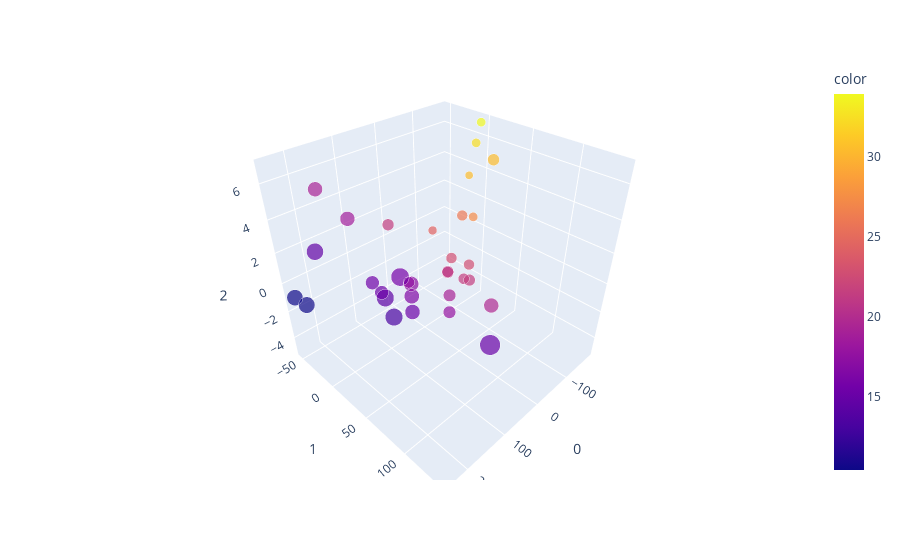

Write notebook code for a chart like this one.
### Code cell
import plotly.express as px
from sklearn.decomposition import PCA

X = df

pca = PCA(n_components=3)
components = pca.fit_transform(X)

total_var = pca.explained_variance_ratio_.sum() * 100

fig = px.scatter_3d(
    components, x=0, y=1, z=2, color=df['mpg'], size=df['mpg'])
fig.show()

### Figure 1 — Plotly figure (JSON) as saved in the notebook; plotly's stock layout.template omitted (floating-point values rounded to 4 significant figures)
{"data": [{"hovertemplate": "0=%{x}<br>1=%{y}<br>2=%{z}<br>size=%{marker.size}<br>color=%{marker.color}<extra></extra>", "legendgroup": "", "marker": {"color": [21, 21, 22.8, 21.4, 18.7, 18.1, 14.3, 24.4, 22.8, 19.2, 17.8, 16.4, 17.3, 15.2, 10.4, 10.4, 14.7, 32.4, 30.4, 33.9, 21.5, 15.5, 15.2, 13.3, 19.2, 27.3, 26, 30.4, 15.8, 19.7, 15, 21.4], "coloraxis": "coloraxis", "size": [110, 110, 93, 110, 175, 105, 245, 62, 95, 123, 123, 180, 180, 180, 205, 215, 230, 66, 52, 65, 97, 150, 150, 245, 175, 66, 91, 113, 264, 175, 335, 109], "sizemode": "area", "sizeref": 0.8375, "symbol": "circle"}, "mode": "markers", "name": "", "scene": "scene", "showlegend": false, "type": "scatter3d", "x": [-79.6, -79.6, -133.9, 8.517, 128.7, -23.22, 159.3, -112.6, -103.5, -67.05, -67.0, 55.21, 55.17, 55.25, 242.8, 236.4, 224.7, -172.4, -181.1, -179.7, -121.2, 80.16, 67.57, 150.4, 164.7, -171.9, -123.8, -137.1, 159.4, -64.76, 145.4, -115.2], "y": [-2.132, -2.147, 5.058, -44.99, -30.82, -35.11, 32.26, -39.7, -7.513, 6.209, 6.206, 10.37, 10.36, 10.37, -52.5, -38.28, -16.11, -6.576, -17.78, -4.188, 3.345, -34.98, -28.89, 36.63, -48.24, -6.644, -2.033, 28.68, 53.32, 62.95, 139.0, 13.83], "z": [-2.153, -2.215, -2.138, 1.234, 3.343, -3.26, 0.6489, -0.4652, -1.589, -3.607, -5.025, -1.624, -0.7258, -2.821, -0.9704, -1.097, 2.918, 5.649, 3.288, 6.864, -3.156, -1.759, -2.502, -0.619, 5.053, 0.7131, 1.458, 5.556, 2.638, -2.383, 1.582, -2.834]}], "layout": {"coloraxis": {"colorbar": {"title": {"text": "color"}}, "colorscale": [[0, "#0d0887"], [0.1111, "#46039f"], [0.2222, "#7201a8"], [0.3333, "#9c179e"], [0.4444, "#bd3786"], [0.5556, "#d8576b"], [0.6667, "#ed7953"], [0.7778, "#fb9f3a"], [0.8889, "#fdca26"], [1, "#f0f921"]]}, "legend": {"itemsizing": "constant", "tracegroupgap": 0}, "margin": {"t": 60}, "scene": {"domain": {"x": [0, 1], "y": [0, 1]}, "xaxis": {"title": {"text": "0"}}, "yaxis": {"title": {"text": "1"}}, "zaxis": {"title": {"text": "2"}}}}}
